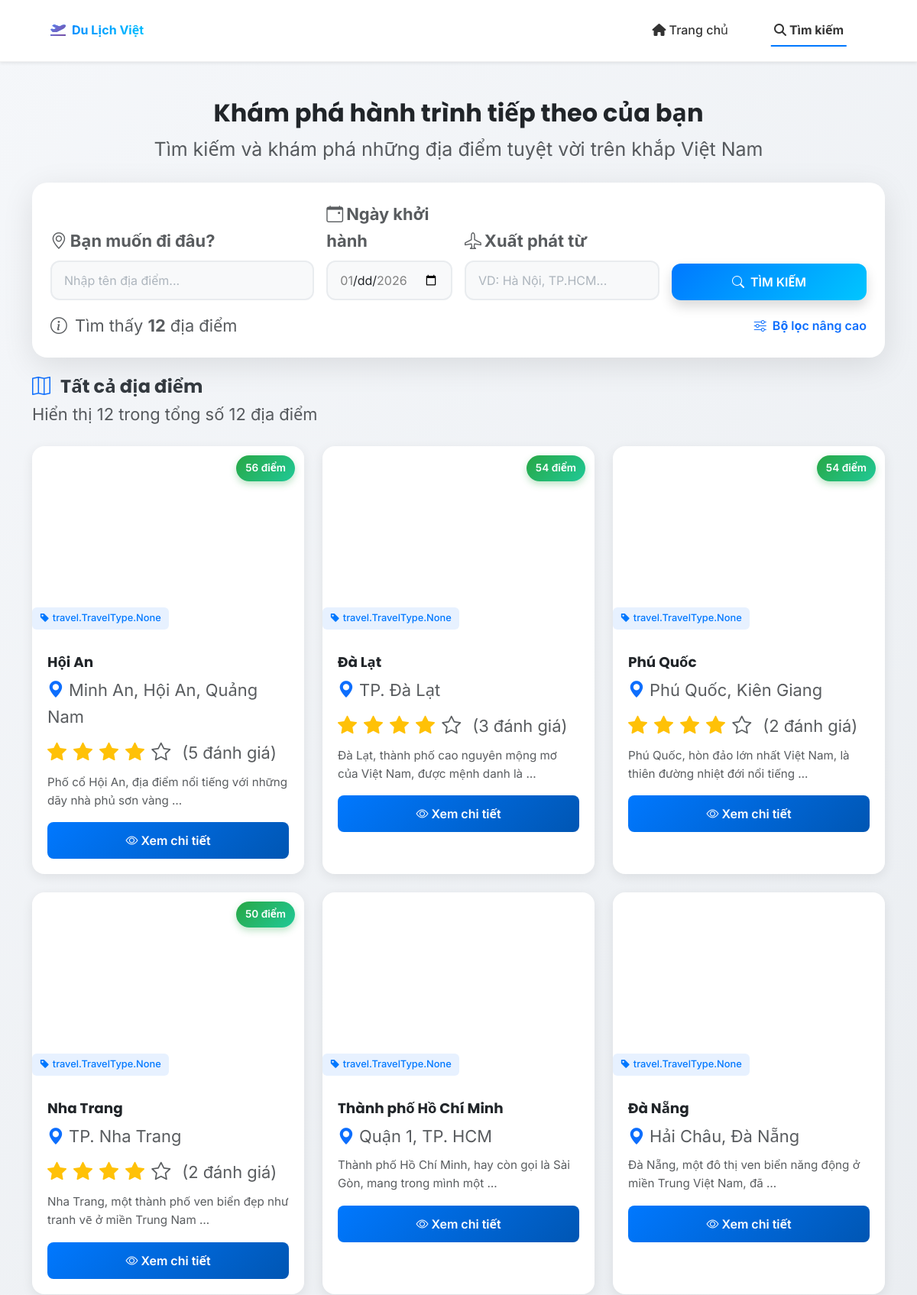
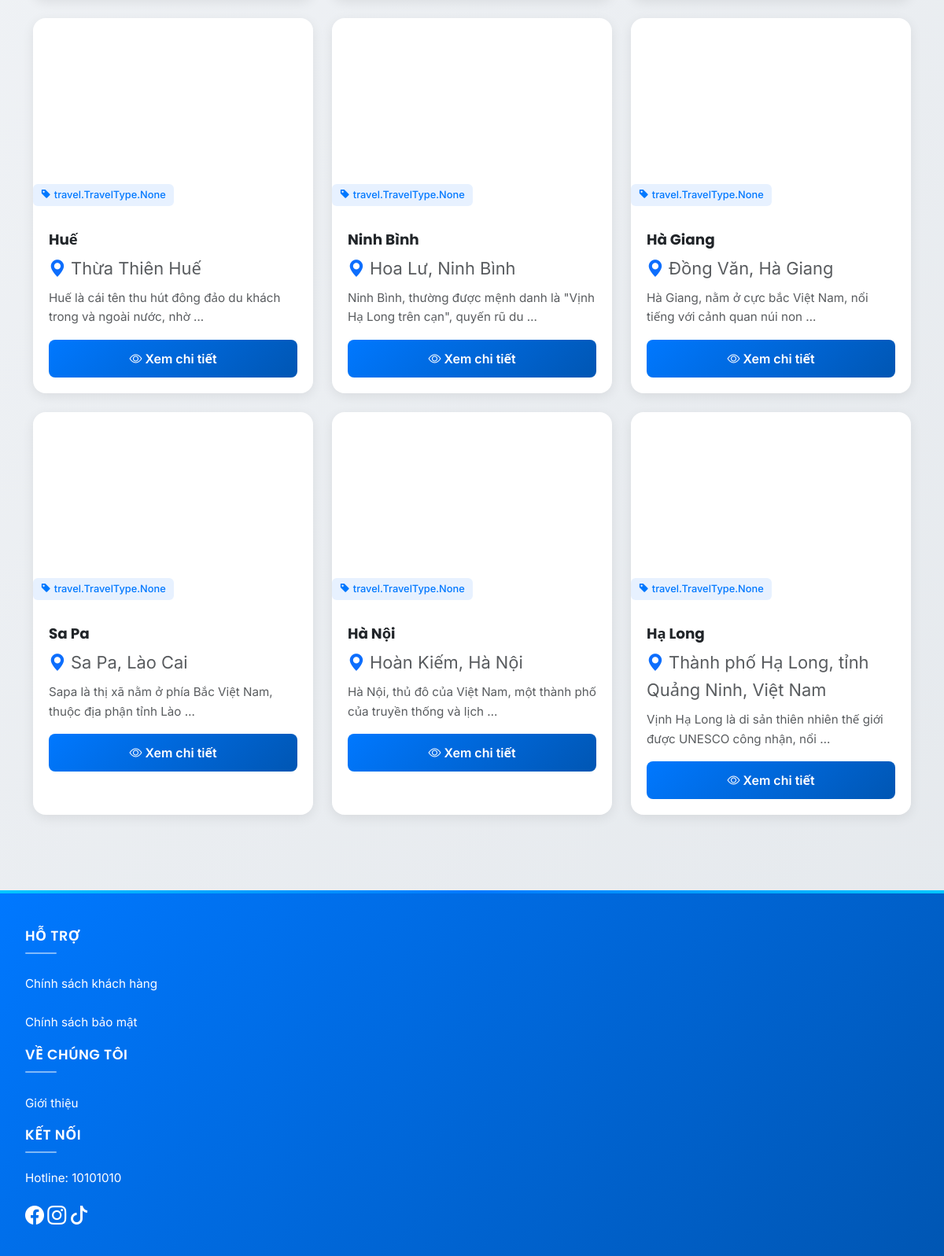
The app's page /search/ with its own data (2 pictures, top to bottom).
### travel/models.py (models this page shows, shortened)
class Destination(models.Model):
    category = models.ForeignKey(
        'Category',
        on_delete=models.SET_NULL,
        null=True,
        blank=True
    )
    name = models.CharField(max_length=200, unique=True)
    description = models.TextField()
    location = models.CharField(max_length=255)
    is_popular = models.BooleanField(default=False)
    slug = models.SlugField(unique=True, max_length=200)
    tags = models.JSONField(default=list, blank=True, verbose_name="Tags")
    avg_price = models.DecimalField(
        max_digits=10, decimal_places=0, null=True, blank=True,
        verbose_name="Gia trung binh (VND)"
    )  # TRUNG BÌNH REVIEW
    avg_rating = models.FloatField(default=0.0)
    latitude = models.FloatField(null=True, blank=True, verbose_name="Vi do")
    longitude = models.FloatField(null=True, blank=True, verbose_name="Kinh do")
    created_at = models.DateTimeField(auto_now_add=True)
    updated_at = models.DateTimeField(auto_now=True)
    travel_type = models.ManyToManyField(
        TravelType,
        related_name='destinations',
        blank=True
    )
    class Meta:
        verbose_name = "Destination"
        verbose_name_plural = "Destination"
        ordering = ['-created_at']
        indexes = [
            models.Index(fields=['location']),
            models.Index(fields=['avg_rating']),
            models.Index(fields=['is_popular']),
            models.Index(fields=['created_at']),
        ]

class RecommendationScore(models.Model):
    destination = models.OneToOneField(
        'Destination', on_delete=models.CASCADE,
        related_name='recommendation', null=True, blank=True
    )
    tour = models.OneToOneField(
        'TourPackage', on_delete=models.CASCADE,
        related_name='recommendation', null=True, blank=True
    )
    overall_score = models.FloatField(default=0.0, verbose_name="Điểm tổng thể (0-100)")
    popularity_score = models.FloatField(default=0.0, verbose_name="Điểm phổ biến")
    sentiment_score = models.FloatField(default=0.0, verbose_name="Điểm cảm xúc")
    positive_review_ratio = models.FloatField(default=0.0, verbose_name="Tỷ lệ đánh giá tích cực")
    avg_rating = models.FloatField(default=0.0)
    total_reviews = models.IntegerField(default=0)
    last_calculated = models.DateTimeField(auto_now=True)
    class Meta:
        verbose_name = "Điểm gợi ý"
        verbose_name_plural = "Điểm gợi ý"
        ordering = ['-overall_score']
        indexes = [
            models.Index(fields=['-overall_score']),
        ]

### travel/views.py (the view, shortened to what this page needs)
# urls.py: path('search/', views.search, name='search'),
def search(request):
    query = request.GET.get('q', '').strip()
    location = request.GET.get('location', '').strip()
    travel_type = request.GET.get('type', '').strip()
    min_rating = request.GET.get('min_rating', '').strip()
    max_price = request.GET.get('max_price', '').strip()
    qs = (
        Destination.objects
        .select_related('category', 'recommendation')
        .prefetch_related('images', 'travel_type')
    )
    if query:
        qs = qs.filter(
            Q(name__icontains=query) |
            Q(location__icontains=query) |
            Q(description__icontains=query)
        )
    if location:
        qs = qs.filter(location__icontains=location)
    if travel_type:
        qs = qs.filter(travel_type__slug=travel_type)
    if min_rating:
        try:
            qs = qs.filter(avg_rating__gte=float(min_rating))
        except ValueError:
            pass
    if max_price:
        try:
            qs = qs.filter(avg_price__lte=float(max_price))
        except ValueError:
            pass
    qs = qs.distinct().order_by('-recommendation__overall_score')
    paginator = Paginator(qs, 12)
    page_obj = paginator.get_page(request.GET.get('page', 1))
    context = {
        'query': query,
        'destinations': page_obj,
        'total_results': paginator.count,
        'all_locations': Destination.objects.values_list('location', flat=True).distinct(),
        'all_types': TravelType.objects.all(),
    }
    return render(request, 'travel/search.html', context)

### travel/templates/travel/search.html (shortened to what this page needs)
<!DOCTYPE html>
<html lang="vi">
{% load static %}
{% load currency_filters %}
<head>
    <link rel="stylesheet" href="https://cdn.jsdelivr.net/npm/bootstrap@5.3.3/dist/css/bootstrap.min.css">
    <link rel="stylesheet" href="https://cdn.jsdelivr.net/npm/bootstrap-icons@1.11.3/font/bootstrap-icons.css">
    <link rel="stylesheet" href="https://cdnjs.cloudflare.com/ajax/libs/font-awesome/6.5.0/css/all.min.css">
    <link href="https://unpkg.com/aos@2.3.1/dist/aos.css" rel="stylesheet">
    <link rel="stylesheet" href="{% static 'css/style.css' %}">
    <link rel="stylesheet" href="{% static 'css/modern-ui.css' %}">
    <link rel="stylesheet" href="{% static 'css/search.css' %}">
</head>
<body class="search-page-body">
<header class="header sticky-top bg-white shadow-sm">
    <div class="container">
        <nav class="navbar navbar-expand-lg px-4 py-2">
            <a class="navbar-brand fw-bold text-primary" href="{% url 'travel:home' %}">
                <i class="fa-solid fa-plane-departure me-2"></i>Du Lịch Việt
            </a>
            <ul class="navbar-nav ms-auto">
                <li class="nav-item">
                    <a class="nav-link" href="{% url 'travel:home' %}">
                        <i class="fa-solid fa-home me-1"></i>Trang chủ
                    </a>
                </li>
                <li class="nav-item">
                    <a class="nav-link active fw-bold" href="{% url 'travel:search' %}">
                        <i class="fa-solid fa-search me-1"></i>Tìm kiếm
                    </a>
                </li>
            </ul>
        </nav>
    </div>
</header>
<main class="py-5">
    <div class="container">
        <div class="text-center mb-4">
            <h2 class="fw-bold text-dark mb-2">Khám phá hành trình tiếp theo của bạn</h2>
            <p class="text-muted">Tìm kiếm và khám phá những địa điểm tuyệt vời trên khắp Việt Nam</p>
        </div>
        <div class="card search-card bg-white mb-4">
            <div class="card-body p-4">
                <form method="GET" action="{% url 'travel:search' %}" id="searchForm">
                    <div class="row g-3 align-items-end">
                        <div class="col-lg-4 col-md-6">
                            <label class="form-label small fw-bold text-muted">
                                <i class="bi bi-geo-alt me-1"></i>Bạn muốn đi đâu?
                            </label>
                            <div class="position-relative">
                                <input type="text" name="q" class="form-control search-input"
                                       id="searchDestination" placeholder="Nhập tên địa điểm..."
                                       value="{{ query }}" autocomplete="off">
                            </div>
                        </div>
                        <div class="col-lg-2 col-md-6">
                            <label class="form-label small fw-bold text-muted">
                                <i class="bi bi-calendar-event me-1"></i>Ngày khởi hành
                            </label>
                            <input type="date" name="travel_date" class="form-control search-input"
                                   id="travelDate" value="{{ filters.travel_date }}">
                        </div>
                        <div class="col-lg-3 col-md-6">
                            <label class="form-label small fw-bold text-muted">
                                <i class="bi bi-airplane me-1"></i>Xuất phát từ
                            </label>
                            <div class="position-relative">
                                <input type="text" name="from_location" class="form-control search-input"
                                       id="fromLocation" placeholder="VD: Hà Nội, TP.HCM..."
                                       value="{{ filters.from_location }}" autocomplete="off">
                            </div>
                        </div>
                        <div class="col-lg-3 col-md-6">
                            <label class="form-label small fw-bold text-muted d-none d-lg-block">&nbsp;</label>
                            <button type="submit" class="btn btn-primary btn-search shadow w-100">
                                <i class="bi bi-search me-1"></i> TÌM KIẾM
                            </button>
                        </div>
                    </div>
                    <div class="d-flex justify-content-between align-items-center mt-3">
                        <span class="text-muted small">
                            <i class="bi bi-info-circle me-1"></i>
                            Tìm thấy <strong>{{ total_results }}</strong> địa điểm
                        </span>
                        <a class="filter-toggle text-primary fw-semibold" data-bs-toggle="collapse"
                           href="#advancedFilters" role="button" aria-expanded="false">
                            <i class="bi bi-sliders me-1"></i> Bộ lọc nâng cao
                        </a>
                    </div>
                </form>
            </div>
        </div>
        <div class="results-section">
            <div class="d-flex justify-content-between align-items-center mb-4">
                <div>
                    <h4 class="fw-bold mb-1">
                        {% if filters.travel_type %}
                            <i class="bi bi-tag text-primary me-2"></i>
                            Danh mục: <span class="text-primary">{{ filters.travel_type }}</span>
                        {% elif query %}
                            <i class="bi bi-search text-primary me-2"></i>
                            Kết quả cho "<span class="text-primary">{{ query }}</span>"
                        {% else %}
                            <i class="bi bi-map text-primary me-2"></i>
                            Tất cả địa điểm
                        {% endif %}
                    </h4>
                    <p class="text-muted mb-0 small">
                        Hiển thị {{ destinations|length }} trong tổng số {{ total_results }} địa điểm
                    </p>
                </div>
            </div>
            {% if destinations %}
            <div class="row g-4">
                {% for dest in destinations %}
                <div class="col-lg-4 col-md-6">
                    <div class="card destination-card h-100">
                        <div class="position-relative overflow-hidden">
                            {% if dest.image %}
                            <img src="{{ dest.image.url }}" class="card-img-top destination-img"
                                 alt="{{ dest.name }}">
                            {% else %}
                            <div class="card-img-top destination-img bg-gradient d-flex align-items-center justify-content-center">
                                <i class="bi bi-image text-white fs-1"></i>
                            </div>
                            {% endif %}
                            {% if dest.recommendation %}
                            <div class="score-badge">
                                <span class="score-number">{{ dest.recommendation.overall_score|floatformat:0 }}</span>
                                <span class="score-text">điểm</span>
                            </div>
                            {% endif %}
                            <span class="type-badge">
                                <i class="bi bi-tag-fill me-1"></i>{{ dest.travel_type }}
                            </span>
                        </div>
                        <div class="card-body">
                            <h5 class="card-title fw-bold">{{ dest.name }}</h5>
                            <p class="text-muted small mb-2">
                                <i class="bi bi-geo-alt-fill text-primary"></i> {{ dest.location }}
                            </p>
                            {% if dest.recommendation %}
                            <div class="rating-section mb-2">
                                <span class="stars">
                                    {% for i in "12345" %}
                                        {% if forloop.counter <= dest.recommendation.avg_rating %}
                                        <i class="bi bi-star-fill text-warning"></i>
                                        {% else %}
                                        <i class="bi bi-star text-muted"></i>
                                        {% endif %}
                                    {% endfor %}
                                </span>
                                <span class="text-muted small ms-2">
                                    ({{ dest.recommendation.total_reviews }} đánh giá)
                                </span>
                            </div>
                            {% endif %}
                            <p class="card-text text-muted small mb-3">
                                {{ dest.description|truncatewords:15 }}
                            </p>
                            <a href="{% url 'travel:destination_detail' dest.id %}?from_location={{ filters.from_location }}&travel_date={{ filters.travel_date }}"
                               class="btn btn-primary w-100">
                                <i class="bi bi-eye me-1"></i>Xem chi tiết
                            </a>
                        </div>
                    </div>
                </div>
                {% endfor %}
            </div>
            {% endif %}
        </div>
    </div>
</main>
<footer class="footer mt-5">
    <div class="footer-container">
        <div class="footer-col">
            <h3>Hỗ trợ</h3>
            <ul>
                <li>Chính sách khách hàng</li>
                <li>Chính sách bảo mật</li>
            </ul>
        </div>
        <div class="footer-col">
            <h3>Về chúng tôi</h3>
            <ul>
                <li>Giới thiệu</li>
            </ul>
        </div>
        <div class="footer-col">
            <h3>Kết nối</h3>
            <p>Hotline: 10101010</p>
            <div class="footer-icons">
                <i class="bi bi-facebook"></i>
                <i class="bi bi-instagram"></i>
                <i class="bi bi-tiktok"></i>
            </div>
        </div>
    </div>
</footer>
</body>
</html>

### records on screen
Destination: recommendation.overall_score "56", travel_type "travel.TravelType.None", name "Hội An", location "Minh An, Hội An, Quảng Nam", recommendation.total_reviews "5", description "Phố cổ Hội An, địa điểm nổi tiếng với những dãy nhà phủ sơn vàng …"
Destination: recommendation.overall_score "54", travel_type "travel.TravelType.None", name "Đà Lạt", location "TP. Đà Lạt", recommendation.total_reviews "3", description "Đà Lạt, thành phố cao nguyên mộng mơ của Việt Nam, được mệnh danh là …"
Destination: recommendation.overall_score "54", travel_type "travel.TravelType.None", name "Phú Quốc", location "Phú Quốc, Kiên Giang", recommendation.total_reviews "2", description "Phú Quốc, hòn đảo lớn nhất Việt Nam, là thiên đường nhiệt đới nổi tiếng …"
Destination: recommendation.overall_score "50", travel_type "travel.TravelType.None", name "Nha Trang", location "TP. Nha Trang", recommendation.total_reviews "2", description "Nha Trang, một thành phố ven biển đẹp như tranh vẽ ở miền Trung Nam …"
Destination: travel_type "travel.TravelType.None", name "Thành phố Hồ Chí Minh", location "Quận 1, TP. HCM", description "Thành phố Hồ Chí Minh, hay còn gọi là Sài Gòn, mang trong mình một …"
Destination: travel_type "travel.TravelType.None", name "Đà Nẵng", location "Hải Châu, Đà Nẵng", description "Đà Nẵng, một đô thị ven biển năng động ở miền Trung Việt Nam, đã …"
Destination: travel_type "travel.TravelType.None", name "Huế", location "Thừa Thiên Huế", description "Huế là cái tên thu hút đông đảo du khách trong và ngoài nước, nhờ …"
Destination: travel_type "travel.TravelType.None", name "Ninh Bình", location "Hoa Lư, Ninh Bình", description "Ninh Bình, thường được mệnh danh là \"Vịnh Hạ Long trên cạn\", quyến rũ du …"
Destination: travel_type "travel.TravelType.None", name "Hà Giang", location "Đồng Văn, Hà Giang", description "Hà Giang, nằm ở cực bắc Việt Nam, nổi tiếng với cảnh quan núi non …"
Destination: travel_type "travel.TravelType.None", name "Sa Pa", location "Sa Pa, Lào Cai", description "Sapa là thị xã nằm ở phía Bắc Việt Nam, thuộc địa phận tỉnh Lào …"
Destination: travel_type "travel.TravelType.None", name "Hà Nội", location "Hoàn Kiếm, Hà Nội", description "Hà Nội, thủ đô của Việt Nam, một thành phố của truyền thống và lịch …"
Destination: travel_type "travel.TravelType.None", name "Hạ Long", location "Thành phố Hạ Long, tỉnh Quảng Ninh, Việt Nam", description "Vịnh Hạ Long là di sản thiên nhiên thế giới được UNESCO công nhận, nổi …"

### other values on screen
{{ total_results }} "12"
{{ destinations|length }} "12"
